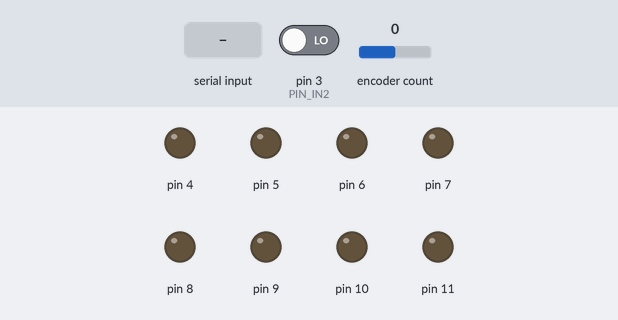
The program below on a simulated Arduino Nano, built with avr-gcc and run on an emulated ATmega328P. On the bench: output pins drawn as LEDs (lit = HIGH). The inputs (shaded band) are chosen by the test bench; at power-on: pin 3 (PIN_IN2) LOW, encoder count 0. What the program prints to the serial monitor is not drawn.

Above: at 1.2 s.
1.3 s: "1" received over Serial
At 2.5 s:
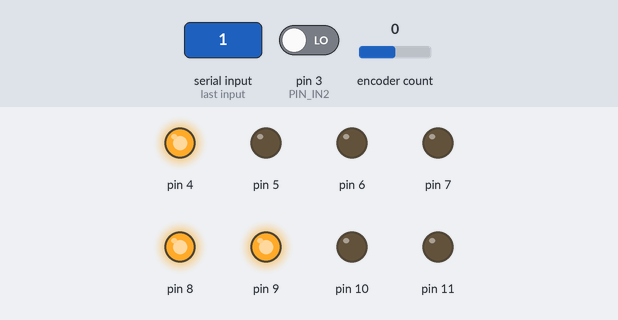
2.8 s: "0" received over Serial
At 3.6 s:
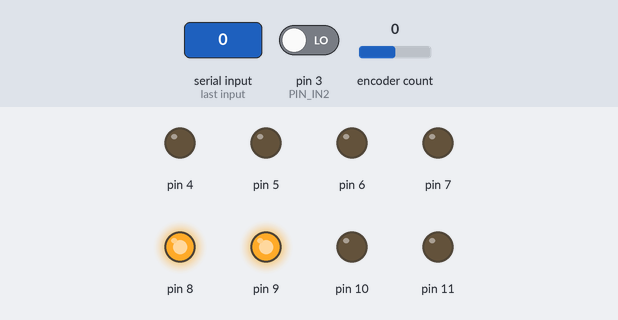
4.3 s: "2" received over Serial
At 4.8 s:
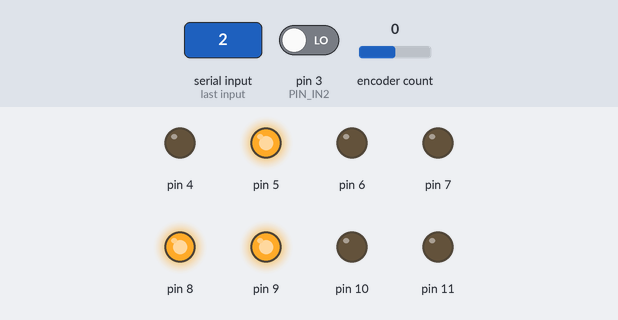
Timing chart, 0 to 7.3 s (numbered marks = the images above; inputs shaded):
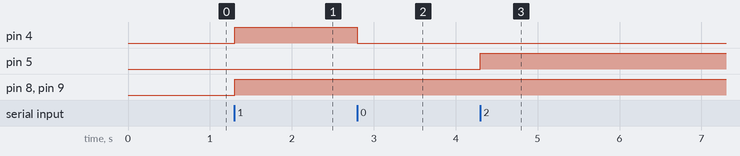

Measured:
- after the input at 1.3 s, pin 4, pin 8, pin 9: LOW → HIGH at once
- after the input at 2.8 s, pin 4: HIGH → LOW at once
- after the input at 4.3 s, pin 5: LOW → HIGH at once

The program:

main.cpp
```cpp
#include <Arduino.h>
#include <RotaryEncoder.h>

#define PIN_IN1 2
#define PIN_IN2 3

// A pointer to the dynamic created rotary encoder instance.
// This will be done in setup()
RotaryEncoder *encoder = nullptr;

// This interrupt routine will be called on any change of one of the input signals
void checkPosition()
{
  encoder->tick(); // just call tick() to check the state.
}


void setup()
{
  Serial.begin(115200);
  while (!Serial)
    ;
  Serial.println("InterruptRotator example for the RotaryEncoder library.");

  // setup the rotary encoder functionality

  // use FOUR3 mode when PIN_IN1, PIN_IN2 signals are always HIGH in latch position.
  // encoder = new RotaryEncoder(PIN_IN1, PIN_IN2, RotaryEncoder::LatchMode::FOUR3);

  // use FOUR0 mode when PIN_IN1, PIN_IN2 signals are always LOW in latch position.
  // encoder = new RotaryEncoder(PIN_IN1, PIN_IN2, RotaryEncoder::LatchMode::FOUR0);

  // use TWO03 mode when PIN_IN1, PIN_IN2 signals are both LOW or HIGH in latch position.
  encoder = new RotaryEncoder(PIN_IN1, PIN_IN2, RotaryEncoder::LatchMode::TWO03);

  // register interrupt routine
  attachInterrupt(digitalPinToInterrupt(PIN_IN1), checkPosition, CHANGE);
  attachInterrupt(digitalPinToInterrupt(PIN_IN2), checkPosition, CHANGE);

  pinMode(4, OUTPUT);
  pinMode(5, OUTPUT);
  pinMode(6, OUTPUT);
  pinMode(7, OUTPUT);
  pinMode(8, OUTPUT);
  pinMode(9, OUTPUT);
  pinMode(10, OUTPUT);
  pinMode(11, OUTPUT);
} // setup()


// Read the current position of the encoder and print out when changed.
void loop()
{
  static int pos = 0;

  encoder->tick(); // just call tick() to check the state.

  int newPos = encoder->getPosition();
  if (pos != newPos) {
    if(encoder->getDirection() == RotaryEncoder::Direction::CLOCKWISE) {
      Serial.print('+');
    }
    else {
      Serial.print('-');
    }
    pos = newPos;
  }

  // send data only when you receive data:
  if (Serial.available() > 0) {
    // read the incoming byte:
    int incomingByte = Serial.read();

    // say what you got:
    digitalWrite(4, (incomingByte & 0x01) != 0);
    digitalWrite(5, (incomingByte & 0x02) != 0);
    digitalWrite(6, (incomingByte & 0x04) != 0);
    digitalWrite(7, (incomingByte & 0x08) != 0);
    digitalWrite(8, (incomingByte & 0x10) != 0);
    digitalWrite(9, (incomingByte & 0x20) != 0);
    digitalWrite(10, (incomingByte & 0x40) != 0);
    digitalWrite(11, (incomingByte & 0x80) != 0);
  }

} // loop ()


// To use other pins with Arduino UNO you can also use the ISR directly.
// Here is some code for A2 and A3 using ATMega168 ff. specific registers.

// Setup flags to activate the ISR PCINT1.
// You may have to modify the next 2 lines if using other pins than A2 and A3
//   PCICR |= (1 << PCIE1);    // This enables Pin Change Interrupt 1 that covers the Analog input pins or Port C.
//   PCMSK1 |= (1 << PCINT10) | (1 << PCINT11);  // This enables the interrupt for pin 2 and 3 of Port C.

// The Interrupt Service Routine for Pin Change Interrupt 1
// This routine will only be called on any signal change on A2 and A3.
// ISR(PCINT1_vect) {
//   encoder->tick(); // just call tick() to check the state.
// }

// The End
```
